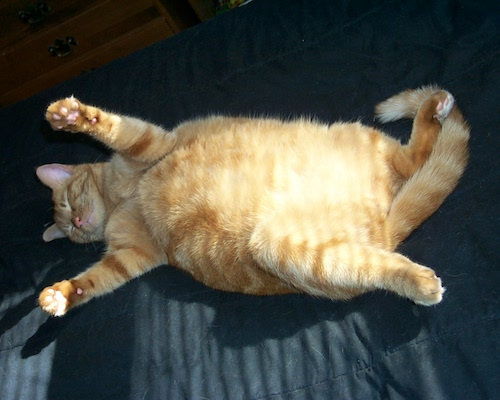
#> input picture data/img/1_cat.jpg, 500 x 400 px, found by its file name
$ python transformations.py
#> lines starting #> are read from the running program, lines starting #| are printed output that depends on the picture
#> further down, img is the input picture: shape (400, 500, 3); mean B, G, R 69.4, 78.6, 77.3
# -*- coding: UTF-8 -*-
"""
    @Author : Frank.Ren
    @Project : visual_computing
    @Product : PyCharm
    @createTime : 2023/9/6 10:25
    @Email : sc19lr@leeds.ac.uk
    @github : https://github.com/frankRenlf
    @Description :
"""
import cv2 as cv
import numpy as np


def translate(img, x, y):
#> called with x = -100, y = 100
    transMat = np.float32([[1, 0, x], [0, 1, y]])
    dimension = (img.shape[1], img.shape[0])
#> dimension = (500, 400)
    return cv.warpAffine(img, transMat, dimension)
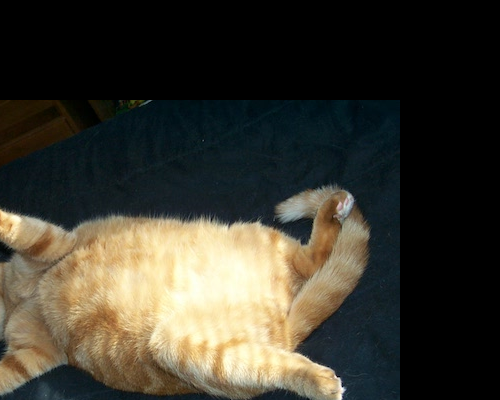
#> returned value: shape (400, 500, 3); mean of channels 0, 1, 2 47.1, 57.7, 60.4; drawn as B, G, R


def rotate(img, angle, rotatePoint=None):
#> called with angle = 45
    height, weight = img.shape[:2]
#> height = 400; weight = 500
    if rotatePoint is None:
        rotatePoint = [weight / 2, height / 2]
#> rotatePoint = [250, 200]
    dimension = (weight, height)
#> dimension = (500, 400)
    transMat = cv.getRotationMatrix2D(rotatePoint, angle, 1.0)
    return cv.warpAffine(img, transMat, dimension)
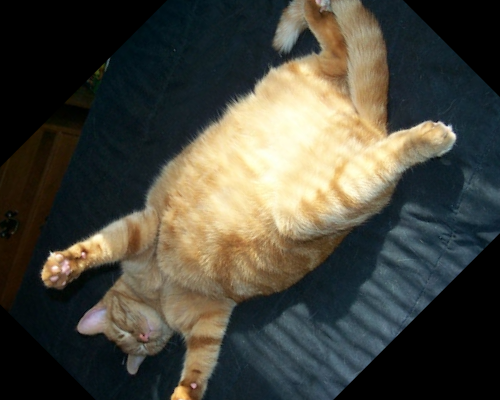
#> returned value: shape (400, 500, 3); mean of channels 0, 1, 2 61.1, 71.2, 72.2; drawn as B, G, R


if __name__ == "__main__":
    img = cv.imread('../data/img/1_cat.jpg')
    trans = translate(img, -100, 100)
    rotation = rotate(img, 45, )
    while True:
        cv.imshow('img', rotation)
        if cv.waitKey(1) == ord('q'):
#> (key q is pressed here)
            break
    cv.destroyAllWindows()
